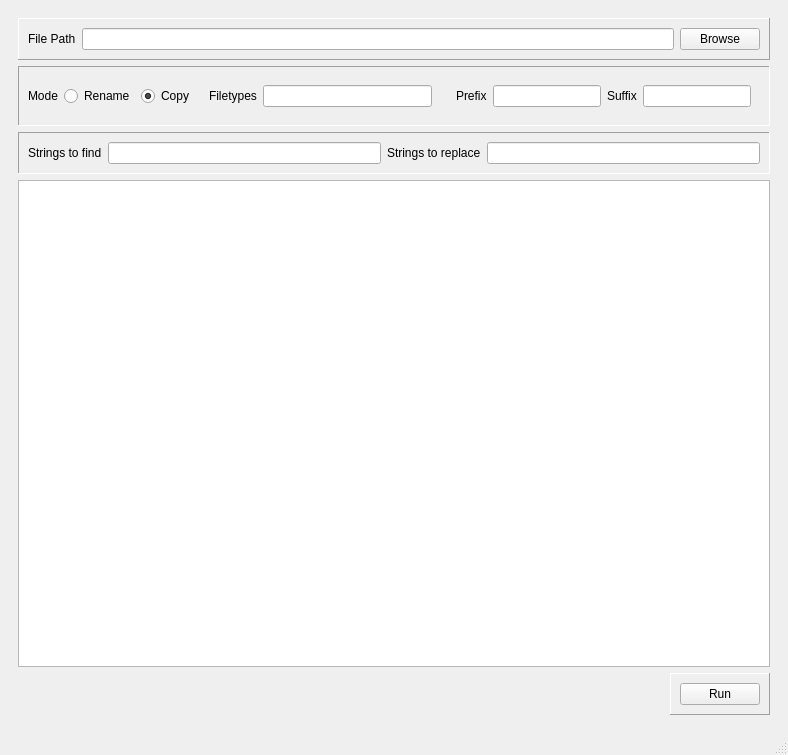
<?xml version="1.0" encoding="UTF-8"?>
<ui version="4.0">
 <class>MainWindow</class>
 <widget class="QMainWindow" name="MainWindow">
  <property name="geometry">
   <rect>
    <x>0</x>
    <y>0</y>
    <width>788</width>
    <height>755</height>
   </rect>
  </property>
  <property name="windowTitle">
   <string>Batch Renamer</string>
  </property>
  <widget class="QWidget" name="centralwidget">
   <layout class="QGridLayout" name="gridLayout">
    <item row="0" column="0">
     <widget class="QFrame" name="frame">
      <property name="sizePolicy">
       <sizepolicy hsizetype="Preferred" vsizetype="Preferred">
        <horstretch>0</horstretch>
        <verstretch>0</verstretch>
       </sizepolicy>
      </property>
      <property name="frameShape">
       <enum>QFrame::NoFrame</enum>
      </property>
      <property name="frameShadow">
       <enum>QFrame::Sunken</enum>
      </property>
      <layout class="QVBoxLayout" name="verticalLayout_2">
       <item>
        <widget class="QFrame" name="frame_2">
         <property name="frameShape">
          <enum>QFrame::Panel</enum>
         </property>
         <property name="frameShadow">
          <enum>QFrame::Raised</enum>
         </property>
         <layout class="QHBoxLayout" name="horizontalLayout">
          <item>
           <widget class="QLabel" name="label">
            <property name="text">
             <string>File Path</string>
            </property>
           </widget>
          </item>
          <item>
           <widget class="QLineEdit" name="filepathEdit"/>
          </item>
          <item>
           <widget class="QPushButton" name="browseBtn">
            <property name="text">
             <string>Browse</string>
            </property>
           </widget>
          </item>
         </layout>
        </widget>
       </item>
       <item>
        <widget class="QFrame" name="frame_3">
         <property name="frameShape">
          <enum>QFrame::Panel</enum>
         </property>
         <property name="frameShadow">
          <enum>QFrame::Sunken</enum>
         </property>
         <layout class="QHBoxLayout" name="horizontalLayout_3">
          <item>
           <widget class="QLabel" name="label_2">
            <property name="text">
             <string>Mode</string>
            </property>
           </widget>
          </item>
          <item>
           <widget class="QRadioButton" name="renameRB">
            <property name="text">
             <string>Rename</string>
            </property>
           </widget>
          </item>
          <item>
           <widget class="QRadioButton" name="copyRB">
            <property name="text">
             <string>Copy</string>
            </property>
            <property name="checked">
             <bool>true</bool>
            </property>
           </widget>
          </item>
          <item>
           <widget class="QFrame" name="frame_4">
            <property name="frameShape">
             <enum>QFrame::NoFrame</enum>
            </property>
            <property name="frameShadow">
             <enum>QFrame::Plain</enum>
            </property>
            <layout class="QHBoxLayout" name="horizontalLayout_4">
             <item>
              <widget class="QLabel" name="label_3">
               <property name="text">
                <string>Filetypes</string>
               </property>
              </widget>
             </item>
             <item>
              <widget class="QLineEdit" name="filetypesEdit"/>
             </item>
            </layout>
           </widget>
          </item>
          <item>
           <widget class="QFrame" name="frame_5">
            <property name="frameShape">
             <enum>QFrame::NoFrame</enum>
            </property>
            <property name="frameShadow">
             <enum>QFrame::Plain</enum>
            </property>
            <layout class="QHBoxLayout" name="horizontalLayout_5">
             <item>
              <widget class="QLabel" name="label_4">
               <property name="text">
                <string>Prefix</string>
               </property>
              </widget>
             </item>
             <item>
              <widget class="QLineEdit" name="prefixEdit"/>
             </item>
             <item>
              <widget class="QLabel" name="label_5">
               <property name="text">
                <string>Suffix</string>
               </property>
              </widget>
             </item>
             <item>
              <widget class="QLineEdit" name="suffixEdit"/>
             </item>
            </layout>
           </widget>
          </item>
         </layout>
        </widget>
       </item>
       <item>
        <widget class="QFrame" name="frame_6">
         <property name="frameShape">
          <enum>QFrame::Panel</enum>
         </property>
         <property name="frameShadow">
          <enum>QFrame::Sunken</enum>
         </property>
         <layout class="QHBoxLayout" name="horizontalLayout_6">
          <item>
           <widget class="QLabel" name="label_6">
            <property name="text">
             <string>Strings to find</string>
            </property>
           </widget>
          </item>
          <item>
           <widget class="QLineEdit" name="string_to_findEdit"/>
          </item>
          <item>
           <widget class="QLabel" name="label_7">
            <property name="text">
             <string>Strings to replace</string>
            </property>
           </widget>
          </item>
          <item>
           <widget class="QLineEdit" name="string_to_replaceEdit"/>
          </item>
         </layout>
        </widget>
       </item>
       <item>
        <widget class="QListWidget" name="listWidget"/>
       </item>
       <item>
        <widget class="QFrame" name="frame_7">
         <property name="sizePolicy">
          <sizepolicy hsizetype="Fixed" vsizetype="Preferred">
           <horstretch>0</horstretch>
           <verstretch>0</verstretch>
          </sizepolicy>
         </property>
         <property name="layoutDirection">
          <enum>Qt::RightToLeft</enum>
         </property>
         <property name="frameShape">
          <enum>QFrame::Panel</enum>
         </property>
         <property name="frameShadow">
          <enum>QFrame::Raised</enum>
         </property>
         <layout class="QHBoxLayout" name="horizontalLayout_2">
          <item>
           <widget class="QPushButton" name="runBtn">
            <property name="sizePolicy">
             <sizepolicy hsizetype="Minimum" vsizetype="Fixed">
              <horstretch>0</horstretch>
              <verstretch>0</verstretch>
             </sizepolicy>
            </property>
            <property name="text">
             <string>Run</string>
            </property>
           </widget>
          </item>
         </layout>
        </widget>
       </item>
      </layout>
     </widget>
    </item>
   </layout>
  </widget>
  <widget class="QMenuBar" name="menubar">
   <property name="geometry">
    <rect>
     <x>0</x>
     <y>0</y>
     <width>788</width>
     <height>18</height>
    </rect>
   </property>
  </widget>
  <widget class="QStatusBar" name="statusbar"/>
 </widget>
 <resources/>
 <connections/>
</ui>
